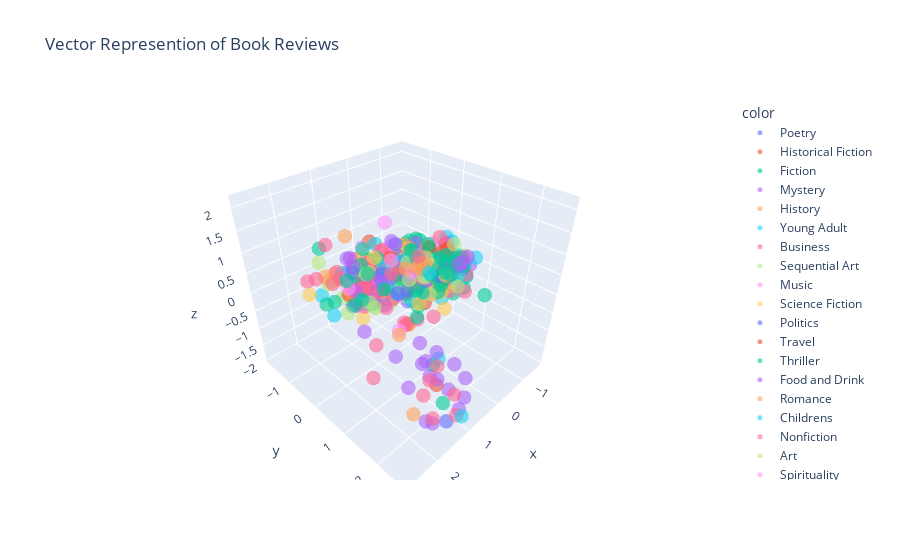

The cell this chart's notebook holds for it:
### Code cell
# A scatter plot of the vectors using Poltly Express
fig = px.scatter_3d(x=books_df["Vec1"], y=books_df["Vec2"], z=books_df["Vec3"], color=books_df["Category"], 
                    opacity=0.6, title="Vector Represention of Book Reviews", hover_name=books_df["Title"])
fig.update_traces(marker=dict(size=5))
fig.show()
